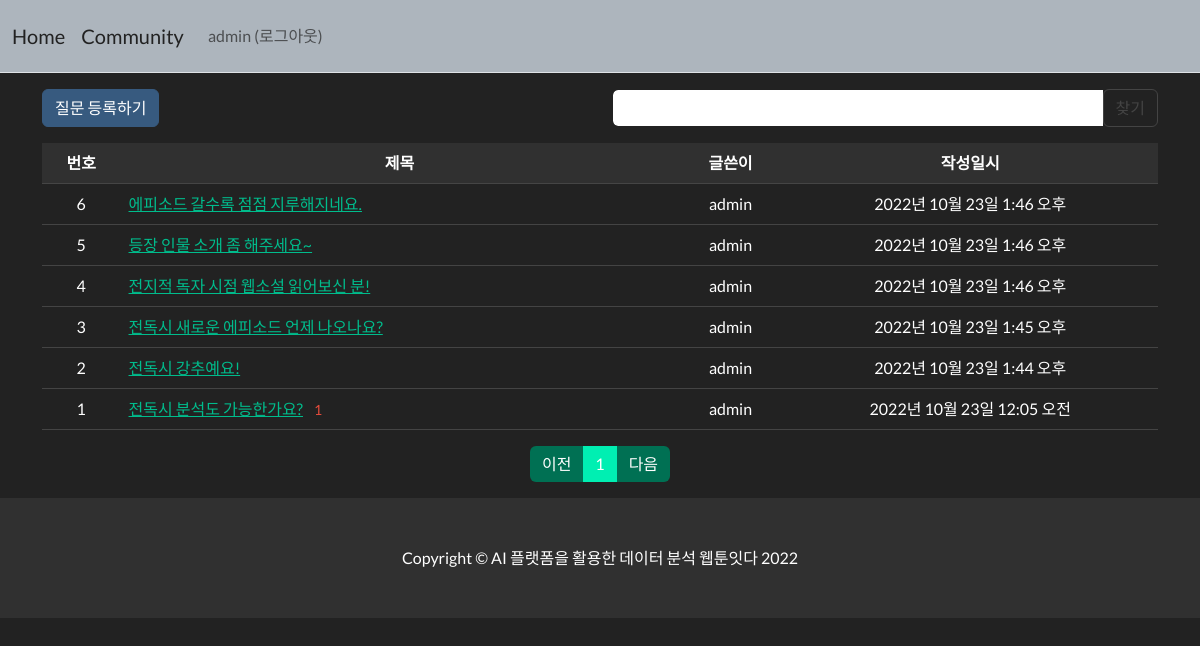
The app's page /pybo/ (signed in) with its own data.
### pybo/models.py (models this page shows, shortened)
class Question(models.Model):
    author = models.ForeignKey(User, on_delete=models.CASCADE, related_name='author_question')
    subject = models.CharField(max_length=200)
    content = models.TextField()
    create_date = models.DateTimeField()
    modify_date = models.DateTimeField(null=True, blank=True)
    voter = models.ManyToManyField(User, related_name='voter_question')

### pybo/views/base_views.py (the view, shortened to what this page needs)
# urls.py: path('', base_views.index, name='index'),
def index(request):
    if request.user.is_authenticated:
        logger.info("INFO 레벨로 출력")
        page = request.GET.get('page', '1')  # 페이지
        kw = request.GET.get('kw', '')  # 검색어
        question_list = Question.objects.order_by('-create_date')
        paginator = Paginator(question_list, 10)  # 페이지당 10개씩 보여주기
        page_obj = paginator.get_page(page)
        context = {'question_list': page_obj, 'page': page, 'kw': kw}
        return render(request, 'pybo/question_list.html', context)
    else:
        return render(request, 'common/login.html')

### pybo/templatetags/pybo_filter.py (called while the page is built)
@register.filter
def sub(value, arg):
    return value - arg

### templates/pybo/question_list.html (shortened to what this page needs)
{% extends 'base.html' %}
{% load pybo_filter %}
{% block content %}
<div class="container my-3">
    <div class="row my-3">
        <div class="col-6">
            <a href="{% url 'pybo:question_create' %}" class="btn btn-primary">질문 등록하기</a>
        </div>
        <div class="col-6">
            <div class="input-group">
                <input type="text" id="search_kw" class="form-control" value="{{ kw|default_if_none:'' }}">
                <div class="input-group-append">
                    <button class="btn btn-outline-secondary" type="button" id="btn_search">찾기</button>
                </div>
            </div>
        </div>
    </div>
    <table class="table">
        <thead>
        <tr class="text-center table-dark">
            <th>번호</th>
            <th style="width:50%">제목</th>
            <th>글쓴이</th>
            <th>작성일시</th>
        </tr>
        </thead>
        <tbody>
        {% if question_list %}
        {% for question in question_list %}
        <tr class="text-center">
            <td>
                {{ question_list.paginator.count|sub:question_list.start_index|sub:forloop.counter0|add:1 }}
            </td>
            <td class="text-start">
                <a href="{% url 'pybo:detail' question.id %}">{{ question.subject }}</a>
                {% if question.answer_set.count > 0 %}
                <span class="text-danger small mx-2">{{ question.answer_set.count }}</span>
                {% endif %}
            </td>
            <td>{{ question.author.username }}</td>
            <td>{{ question.create_date }}</td>
        </tr>
        {% endfor %}
        {% else %}
        <tr>
            <td colspan="4">질문이 없습니다.</td>
        </tr>
        {% endif %}
        </tbody>
    </table>
    <ul class="pagination justify-content-center">
        {% if question_list.has_previous %}
        <li class="page-item">
            <a class="page-link" data-page="{{ question_list.previous_page_number }}"
               href="javascript:void(0)">이전</a>
        </li>
        {% else %}
        <li class="page-item disabled">
            <a class="page-link" tabindex="-1" aria-disabled="true"
               href="javascript:void(0)">이전</a>
        </li>
        {% endif %}
        {% for page_number in question_list.paginator.page_range %}
        {% if page_number >= question_list.number|add:-5 and page_number <= question_list.number|add:5 %}
        {% if page_number == question_list.number %}
        <li class="page-item active" aria-current="page">
            <a class="page-link" data-page="{{ page_number }}"
               href="javascript:void(0)">{{ page_number }}</a>
        </li>
        {% else %}
        <li class="page-item">
            <a class="page-link" data-page="{{ page_number }}"
               href="javascript:void(0)">{{ page_number }}</a>
        </li>
        {% endif %}
        {% endif %}
        {% endfor %}
        {% if question_list.has_next %}
        <li class="page-item">
            <a class="page-link" data-page="{{ question_list.next_page_number }}"
               href="javascript:void(0)">다음</a>
        </li>
        {% else %}
        <li class="page-item disabled">
            <a class="page-link" tabindex="-1" aria-disabled="true"
               href="javascript:void(0)">다음</a>
        </li>
        {% endif %}
    </ul>
</div>
{% endblock %}

### templates/base.html (shortened to what this page needs)
<!DOCTYPE html>
{% load static %}
<html lang="ko">
<head>
    <link rel="stylesheet" type="text/css" href="{% static 'bootstrap_darkly.min.css' %}">
</head>
<body>
{% include "navbar.html" %}
{% block content %}
{% endblock %}
<footer class="py-5 bg-dark">
    <div class="container">
        <p class="m-0 text-center text-white">Copyright &copy; AI 플랫폼을 활용한 데이터 분석 웹툰잇다 2022</p>
    </div>
</footer>
</body>
</html>

### templates/navbar.html (shortened to what this page needs)
<nav class="navbar navbar-expand-lg navbar-light bg-light border-bottom">
    <div class="container-fluid">
        <a class="navbar-brand" href="{% url 'webtoonitda:index' %}">Home</a>
        <a class="navbar-brand" href="{% url 'pybo:index' %}">Community</a>
        <div class="collapse navbar-collapse" id="navbarSupportedContent">
            <ul class="navbar-nav me-auto mb-2 mb-lg-0">
                <li class="nav-item">
                    {% if user.is_authenticated %}
                    <a class="nav-link" href="{% url 'common:logout' %}">{{ user.username }} (로그아웃)</a>
                    {% else %}
                    <a class="nav-link" href="{% url 'common:login' %}">로그인</a>
                    {% endif %}
                </li>
            </ul>
        </div>
    </div>
</nav>

### records on screen
Question: paginator.count|sub "6", subject "에피소드 갈수록 점점 지루해지네요.", author.username "admin", create_date "2022년 10월 23일 1:46 오후"
Question: paginator.count|sub "5", subject "등장 인물 소개 좀 해주세요~", author.username "admin", create_date "2022년 10월 23일 1:46 오후"
Question: paginator.count|sub "4", subject "전지적 독자 시점 웹소설 읽어보신 분!", author.username "admin", create_date "2022년 10월 23일 1:46 오후"
Question: paginator.count|sub "3", subject "전독시 새로운 에피소드 언제 나오나요?", author.username "admin", create_date "2022년 10월 23일 1:45 오후"
Question: paginator.count|sub "2", subject "전독시 강추예요!", author.username "admin", create_date "2022년 10월 23일 1:44 오후"
Question: paginator.count|sub "1", subject "전독시 분석도 가능한가요?", answer_set.count "1", author.username "admin", create_date "2022년 10월 23일 12:05 오전"

### other values on screen
{{ user.username }} "admin"
{{ page_number }} "1"
